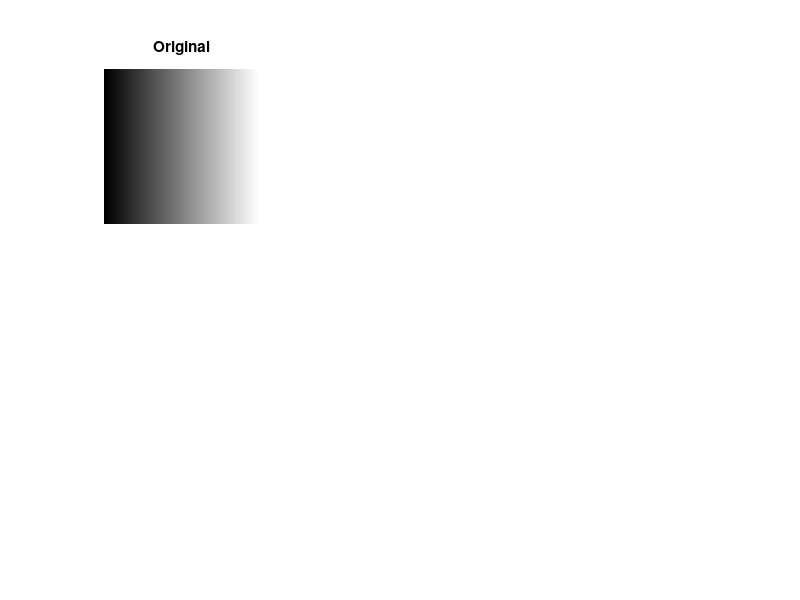

MATLAB code for this plot: (Note: this script raises an error after producing the figure.)
%% Image Thresholding
%
% In this demo, we will learn about Simple thresholding, Adaptive
% thresholding, Otsu's thresholding, and how to use corresponding OpenCV
% functions: |cv.threshold|, |cv.adaptiveThreshold|, etc.
%
% <http://docs.opencv.org/3.2.0/d7/d4d/tutorial_py_thresholding.html>
%

%% Simple Thresholding
%
% Here, the matter is straight forward. If pixel value is greater than a
% threshold value, it is assigned one value (may be white), else it is
% assigned another value (may be black). The function used is |cv.threshold|.
% First argument is the source image, which *should be a grayscale image*.
% Second argument is the threshold value which is used to classify the pixel
% values. Third argument is the |maxVal| which represents the value to be
% given if pixel value is more than (sometimes less than) the threshold value.
% OpenCV provides different styles of thresholding and it is decided by the
% fourth parameter of the function. The different types are:
%
% * Binary
% * BinaryInv
% * Trunc
% * ToZero
% * ToZeroInv
%
% Documentation clearly explain what each type is meant for. Please check out
% the documentation.
%
% The output obtained is our *thresholded image*.
%

%%
% create a gradient grayscale image
img = repmat(uint8(0:255), 256, 1);

%%
% threshold image using the various types
types = {'Original', 'Binary', 'BinaryInv', 'Trunc', 'ToZero', 'ToZeroInv'};
figure(1)
for i=1:6
    if i==1
        out = img;
    else
        out = cv.threshold(img, 127, 'MaxValue',255, 'Type',types{i});
    end
    subplot(2,3,i), imshow(out), title(types{i})
end

%% Otsu's Binarization
%
% In global thresholding, we used an arbitrary value for threshold value,
% right? So, how can we know a value we selected is good or not? Answer is,
% trial and error method. But consider a *bimodal image* (In simple words,
% bimodal image is an image whose histogram has two peaks). For that image,
% we can approximately take a value in the middle of those peaks as threshold
% value, right? That is what Otsu binarization does. So in simple words, it
% automatically calculates a threshold value from image histogram for a
% bimodal image. (For images which are not bimodal, binarization won't be
% accurate.)
%
% Since we are working with bimodal images, Otsu's algorithm tries to find a
% threshold value ($t$) which minimizes the *weighted within-class variance*
% given by the relation :
%
% $$\sigma_w^2(t) = q_1(t)\sigma_1^2(t)+q_2(t)\sigma_2^2(t)$$
%
% where
%
% $$q_1(t) = \sum_{i=1}^{t} P(i) \quad \& \quad q_1(t) = \sum_{i=t+1}^{I} P(i)$$
%
% $$\mu_1(t) = \sum_{i=1}^{t} \frac{iP(i)}{q_1(t)} \quad \&
%   \quad \mu_2(t) = \sum_{i=t+1}^{I} \frac{iP(i)}{q_2(t)}$$
%
% $$\sigma_1^2(t) = \sum_{i=1}^{t} [i-\mu_1(t)]^2 \frac{P(i)}{q_1(t)} \quad \&
%   \quad \sigma_2^2(t) = \sum_{i=t+1}^{I} [i-\mu_1(t)]^2 \frac{P(i)}{q_2(t)}$$
%
% It actually finds a value of $t$ which lies in between two peaks such that
% variances to both classes are minimum.
%
% In OpenCV, the |cv.threshold| function is used, but pass the string |Otsu|
% instead of the threshold value. Then the algorithm finds the optimal
% threshold value and returns it as the second output. If Otsu thresholding is
% not used, this value is same as the threshold value you used.
%
% Check out below example. Input image is a noisy image. In first case, I
% applied global thresholding for a value of 200. In second case, I applied
% Otsu's thresholding directly. In third case, I filtered image with a 5x5
% Gaussian kernel to remove the noise, then applied Otsu thresholding. See how
% noise filtering improves the result.
%

%%
% create a noisy image
img = 55 * ones(400,600,'uint8');
img = cv.rectangle(img, [150 110 300 180], 'Color',200, 'Thickness','Filled');
if mexopencv.require('images')
    img = imnoise(img, 'gaussian', 0, 0.02);
else
    img = uint8(double(img) + randn(size(img)) * sqrt(0.02) * 255);
end

%%
% threshold it three different ways
figure(2)
for i=1:3
    switch i
        case 1
            % global thresholding with a fixed value
            [bw,thresh] = cv.threshold(img, 200);
            str1 = 'Noisy Image';
            str2 = sprintf('Global Thresh (%d)', thresh);
        case 2
            % global thresholding using Otsu's method to find optimal value
            [bw,thresh] = cv.threshold(img, 'Otsu');
            str1 = 'Noisy Image';
            str2 = sprintf('Otsu Thresh (%d)', thresh);
        case 3
            % global thresholding on smoothed image
            img = cv.GaussianBlur(img, 'KSize',[5 5]);
            [bw,thresh] = cv.threshold(img, 'Otsu');
            str1 = 'Blurred';
            str2 = 'Otsu Thresh';
    end

    % show input image
    subplot(3, 4, 1+(i-1)*4)
    image(img), title(str1)
    set(gca, 'CLim',[0 255], 'XTick',[], 'YTick',[])

    % show its histogram
    subplot(3, 4, [2 3]+(i-1)*4)
    counts = histc(double(img(:)), 0:255);
    h = bar(0:255, counts, 'histc');
    set(h, 'EdgeColor','none', 'FaceColor',[0 0.5 0.7])
    set(gca, 'XLim',[0 256], 'XTick',[], 'YTick',[])
    title('Histogram')

    % show output image
    subplot(3, 4, 4+(i-1)*4)
    image(bw), title(str2)
    set(gca, 'CLim',[0 255], 'XTick',[], 'YTick',[])
end
colormap(gray(256))

%% Adaptive Thresholding
%
% In the previous sections, we used a global value as threshold value. But it
% may not be good in all the conditions where image has different lighting
% conditions in different areas. In that case, we go for adaptive
% thresholding. In this, the algorithm calculate the threshold for a small
% regions of the image. So we get different thresholds for different regions
% of the same image and it gives us better results for images with varying
% illumination.
%
% It has three "special" input params and only one output argument.
%
% * *Adaptive Method:* It decides how thresholding value is calculated, with
%   two possible values: 1) |Mean|, threshold value is the mean of
%   neighbourhood area. 2) |Gaussian|, threshold value is the weighted sum of
%   neighbourhood values where weights are a gaussian window.
% * *Block Size:* It decides the size of neighbourhood area.
% * *C:* It is just a constant which is subtracted from the mean or weighted
%   mean calculated.
%
% Below piece of code compares global thresholding and adaptive thresholding
% for an image with varying illumination:
%

img = cv.imread(fullfile(mexopencv.root(),'test','sudoku.jpg'), 'Grayscale',true);
img = cv.medianBlur(img, 'KSize',5);

[bw1, thresh] = cv.threshold(img, 'Otsu');
bw2 = cv.adaptiveThreshold(img, 'Method','Mean', 'BlockSize',11, 'C',2);
bw3 = cv.adaptiveThreshold(img, 'Method','Gaussian', 'BlockSize',11, 'C',2);

figure(3)
subplot(221), imshow(img), title('Original Image')
subplot(222), imshow(bw1), title('Otsu Thresholding')
subplot(223), imshow(bw2), title('Adaptive Mean Thresholding')
subplot(224), imshow(bw3), title('Adaptive Gaussian Thresholding')

%% References
%
% * Digital Image Processing, Rafael C. Gonzalez
%
